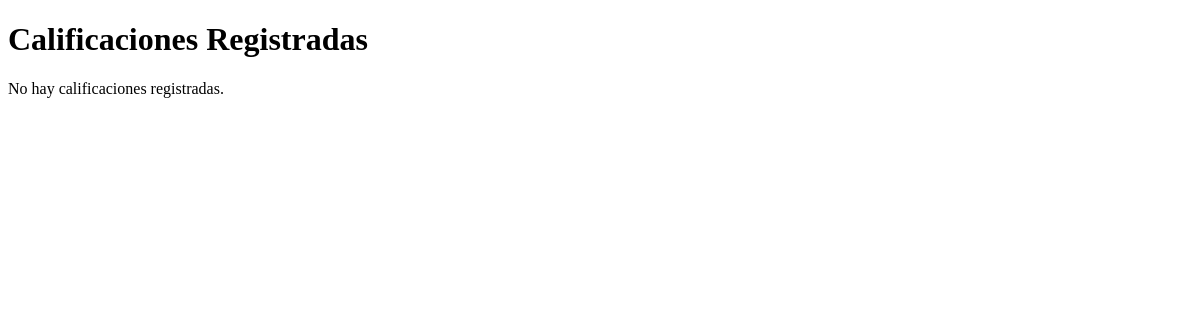
/verCalificaciones/, run on an earlier commit of the app's database.
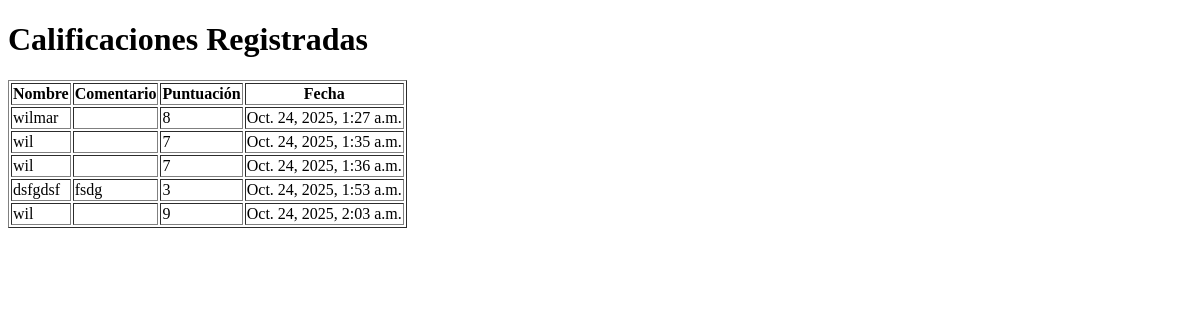
And on a later commit of the database.
### finanzasDiseño/models.py (models this page shows, shortened)
class Calificaciones(models.Model):
    nombre = models.CharField(max_length=100)
    comentario = models.TextField(blank=True, null=True)
    puntuacion = models.IntegerField(choices=[(i, i) for i in range(1, 11)])  # 1 a 10
    fecha = models.DateTimeField(auto_now_add=True)

### finanzasDiseño/views.py (the view)
# urls.py: path('verCalificaciones/',views.lista_calificaciones, name="calificaciones")
def lista_calificaciones(request):
    calificaciones = Calificaciones.objects.all()  # 👈 obtiene todos los registros
    if calificaciones:
        return render(request, 'calificaciones.html', {'calificaciones': calificaciones})
    else:
        return render(request, 'calificaciones.html', {'calificaciones': 0})

### finanzasDiseño/templates/calificaciones.html (shortened to what this page needs)
<!DOCTYPE html>
<html lang="es">
<head>
</head>
<body>
  <h1>Calificaciones Registradas</h1>
  {% if calificaciones %}
    <table border="1">
      <thead>
        <tr>
          <th>Nombre</th>
          <th>Comentario</th>
          <th>Puntuación</th>
          <th>Fecha</th>
        </tr>
      </thead>
      <tbody>
        {% for c in calificaciones %}
          <tr>
            <td>{{ c.nombre }}</td>
            <td>{{ c.comentario }}</td>
            <td>{{ c.puntuacion }}</td>
            <td>{{ c.fecha }}</td>
          </tr>
        {% endfor %}
      </tbody>
    </table>
  {% else %}
    <p>No hay calificaciones registradas.</p>
  {% endif %}
</body>
</html>

What changed in the data, as far as the page shows it:
added Calificaciones: nombre "wilmar", puntuacion "8", fecha "Oct. 24, 2025, 1:27 a.m."
added Calificaciones: nombre "wil", puntuacion "7", fecha "Oct. 24, 2025, 1:35 a.m."
added Calificaciones: nombre "wil", puntuacion "7", fecha "Oct. 24, 2025, 1:36 a.m."
added Calificaciones: nombre "dsfgdsf", comentario "fsdg", puntuacion "3", fecha "Oct. 24, 2025, 1:53 a.m."
added Calificaciones: nombre "wil", puntuacion "9", fecha "Oct. 24, 2025, 2:03 a.m."
Also different on the page:
text no longer shown: "No hay calificaciones registradas."
text now shown: "Nombre Comentario Puntuación Fecha"
